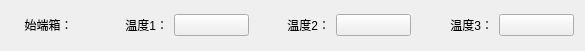
<?xml version="1.0" encoding="UTF-8"?>
<ui version="4.0">
 <class>startBoxWid</class>
 <widget class="QWidget" name="startBoxWid">
  <property name="geometry">
   <rect>
    <x>0</x>
    <y>0</y>
    <width>585</width>
    <height>51</height>
   </rect>
  </property>
  <property name="windowTitle">
   <string>Form</string>
  </property>
  <layout class="QGridLayout" name="gridLayout">
   <item row="0" column="0">
    <widget class="QLabel" name="label_4">
     <property name="maximumSize">
      <size>
       <width>100</width>
       <height>16777215</height>
      </size>
     </property>
     <property name="text">
      <string>始端箱：</string>
     </property>
     <property name="alignment">
      <set>Qt::AlignCenter</set>
     </property>
    </widget>
   </item>
   <item row="0" column="1">
    <widget class="QLabel" name="label">
     <property name="text">
      <string>温度1：</string>
     </property>
     <property name="alignment">
      <set>Qt::AlignRight|Qt::AlignTrailing|Qt::AlignVCenter</set>
     </property>
    </widget>
   </item>
   <item row="0" column="2">
    <widget class="QPushButton" name="tem_btn_1">
     <property name="text">
      <string/>
     </property>
    </widget>
   </item>
   <item row="0" column="3">
    <widget class="QLabel" name="label_2">
     <property name="text">
      <string>温度2：</string>
     </property>
     <property name="alignment">
      <set>Qt::AlignRight|Qt::AlignTrailing|Qt::AlignVCenter</set>
     </property>
    </widget>
   </item>
   <item row="0" column="4">
    <widget class="QPushButton" name="tem_btn_2">
     <property name="text">
      <string/>
     </property>
    </widget>
   </item>
   <item row="0" column="5">
    <widget class="QLabel" name="label_3">
     <property name="text">
      <string>温度3：</string>
     </property>
     <property name="alignment">
      <set>Qt::AlignRight|Qt::AlignTrailing|Qt::AlignVCenter</set>
     </property>
    </widget>
   </item>
   <item row="0" column="6">
    <widget class="QPushButton" name="tem_btn_3">
     <property name="text">
      <string/>
     </property>
    </widget>
   </item>
  </layout>
 </widget>
 <resources/>
 <connections/>
</ui>
